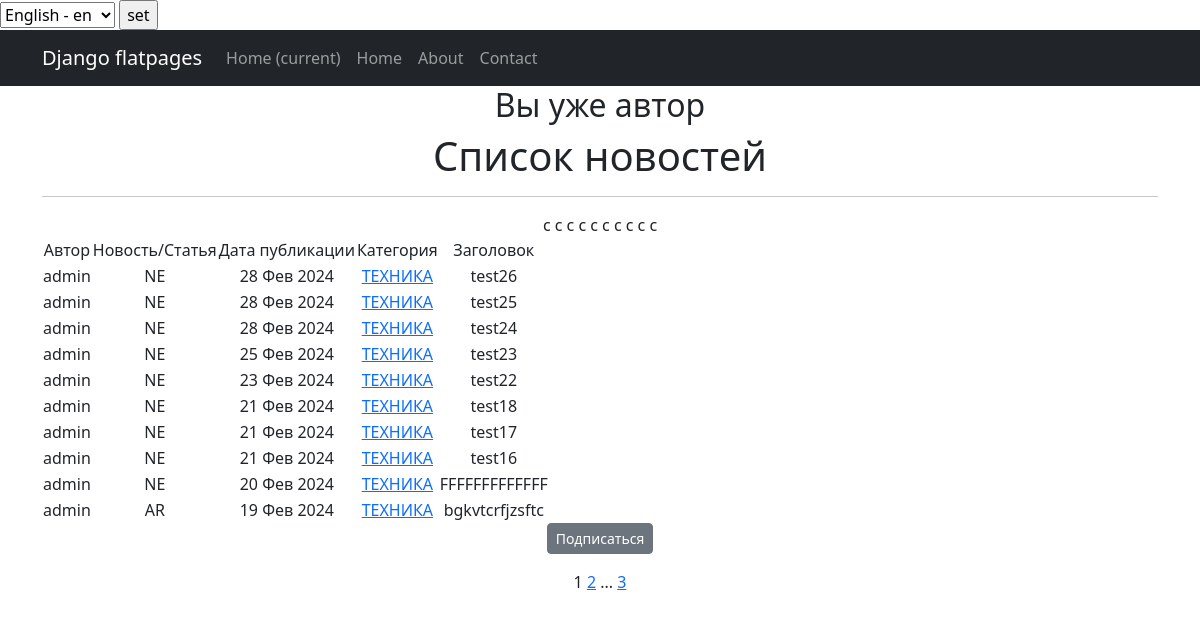
The app's page /categories/2 with its own data.
### news/models.py (models this page shows, shortened)
class Post(models.Model):
    post_author = models.ForeignKey('Author', on_delete=models.CASCADE,)
    post_choice = models.CharField(max_length=2,
                                   choices=TYPE,
                                   default=news)
    post_date = models.DateTimeField(auto_now_add=True)
    post_category = models.ManyToManyField('Category', through='PostCategory')
    post_title = models.CharField(max_length=30)
    post_text = models.TextField()
    post_rating = models.IntegerField(default=0)

class Author(models.Model):
    user = models.OneToOneField(User, on_delete=models.CASCADE)
    author_rating = models.IntegerField(default=0)
    def __str__(self):
        return self.user.username

class Category(models.Model):
    gossip = 'GS'
    policy = 'PO'
    technology = 'TH'
    bullet = 'BL'
    TEMATIC = [
        (gossip, 'СВЕТСКИЕ НОВОСТИ'),
        (policy, 'ПОЛИТИКА'),
        (technology, 'ТЕХНИКА'),
        (bullet, 'СРОЧНЫЕ НОВОСТИ')
    ]
    thematic = models.CharField(max_length=2, choices=TEMATIC, unique=True, help_text=_('category name'))
    subscribers = models.ManyToManyField(User, blank=True, related_name='categories')
    def __str__(self):
        return self.get_thematic_display()

### news/views.py (the view)
# urls.py: path('categories/<int:pk>', CategoryListView.as_view(), name='category_list'),
class CategoryListView(PostList):
    model = Post
    template_name = 'category_list.html'
    context_object_name = 'category_news_list'
    def get_queryset(self):
        self.category = get_object_or_404(Category, id=self.kwargs['pk'])
        queryset = Post.objects.filter(post_category=self.category).order_by('-post_date')
        return queryset
    def get_context_data(self, **kwargs):
        context = super().get_context_data(**kwargs)
        context['is_not_subscriber'] = self.request.user not in self.category.subscribers.all()
        context['category'] = self.category
        return context

### news/forms.py (shortened to what this page needs)
class PostForm(forms.ModelForm):
    post_text = forms.CharField(min_length=5)
    class Meta:
        model = Post
        fields = [
            'post_author',
            'post_title',
            'post_category',
            'post_text'
        ]

### news/templatetags/custom_filters.py (called while the page is built)
@register.filter()
def cenzor(value):
    badwords = ["искусственный"]
    splitwords = value.split()
    for i in range(len(splitwords)):
        if splitwords[i] in badwords:
            firstletter = splitwords[i][0]
            newvalue=firstletter +"*"*(len(splitwords[i])-1)
            splitwords[i] = newvalue
    result = " ".join(splitwords)
    return f'{result}'

### news/templatetags/custom_tags.py (called while the page is built)
@register.simple_tag(takes_context=True)
def url_replace(context, **kwargs):
   d = context['request'].GET.copy()
   for k, v in kwargs.items():
       d[k] = v
   return d.urlencode()

### news/views.py (called while the page is built)
    def get_context_data(self, **kwargs):  # забираем отфильтрованные объекты переопределяя метод get_context_data у наследуемого класса
        context = super().get_context_data(**kwargs)
        context['filterset'] = PostFilter(self.request.GET, queryset=self.get_queryset())  # вписываем фильтр в контекст
        context['categories'] = PostCategory.objects.all()
        context['form'] = PostForm()
        return context

### templates/category_list.html (shortened to what this page needs)
{% extends 'flatpages/default.html' %}
{% load custom_filters %}!
{% load custom_tags %}
{% block content %}
    {% if is_not_author %}
        <button> <a href="{% url 'upgrade' %}"> Стать автором!</a> </button>
    {% else %}
        <h2>Вы уже автор</h2>
    {% endif %}
    <h1>Список новостей</h1>
    <hr>
    {% if category_news_list %}
        <table>
            <tr>
                <td>Автор</td>
                <td>Новость/Статья</td>
                <td>Дата публикации</td>
                <td>Категория</td>
                <td>Заголовок</td>
            </tr>
            {% for post_detail in category_news_list %}
            <tr>
                <td>{{ post_detail.post_author }}</td>
                <td>{{ post_detail.post_choice|truncatewords:2 }}</td>
                <td>{{ post_detail.post_date|date:'d M Y' }}</td>
                <td>
                    {% for category in post_detail.post_category.all %}
                        <a href="{% url 'category_list' category.id %}">{{ category }}</a>
                    {% endfor %}
                </td>
                <td>{{ post_detail.post_title|cenzor}}</td>с
                <td>
                </td>
            </tr>
            {% endfor %}
        </table>
    {% else %}
        <h2>Новостей нет!</h2>
    {% endif %}
    {% if is_not_subscriber %}
        <p class="text-center"><a href="{% url 'subscribe' category.id %}" class="btn btn-secondary btn-sm">Подписаться</a></p>
    {% else %}
        <p class="text-center"><a href="{% url 'unsubscribe' category.id %}" class="btn btn-secondary btn-sm">Отписаться</a></p>
    {% endif %}
    {{ page_obj.number }}
    {% if page_obj.has_next %}
       <a href="?{% url_replace page=page_obj.next_page_number %}">{{ page_obj.next_page_number }}</a>
       {% if paginator.num_pages != page_obj.next_page_number %}
           ...
           <a href="?{% url_replace page=page_obj.paginator.num_pages %}">{{ page_obj.paginator.num_pages }}</a>
       {% endif %}
    {% endif %}
{% endblock content %}

### records on screen
Post: post_author "admin", post_choice "NE", post_date "28 Фев 2024", post_title|cenzor "test26"
Category: thematic "ТЕХНИКА"
Post: post_author "admin", post_choice "NE", post_date "28 Фев 2024", post_title|cenzor "test25"
Post: post_author "admin", post_choice "NE", post_date "28 Фев 2024", post_title|cenzor "test24"
Post: post_author "admin", post_choice "NE", post_date "25 Фев 2024", post_title|cenzor "test23"
Post: post_author "admin", post_choice "NE", post_date "23 Фев 2024", post_title|cenzor "test22"
Post: post_author "admin", post_choice "NE", post_date "21 Фев 2024", post_title|cenzor "test18"
Post: post_author "admin", post_choice "NE", post_date "21 Фев 2024", post_title|cenzor "test17"
Post: post_author "admin", post_choice "NE", post_date "21 Фев 2024", post_title|cenzor "test16"
Post: post_author "admin", post_choice "NE", post_date "20 Фев 2024", post_title|cenzor "FFFFFFFFFFFFF"
Post: post_author "admin", post_choice "AR", post_date "19 Фев 2024", post_title|cenzor "bgkvtcrfjzsftc"

### other values on screen
{{ page_obj.number }} "1"
{{ page_obj.next_page_number }} "2"
{{ page_obj.paginator.num_pages }} "3"
form field language "English - en"
